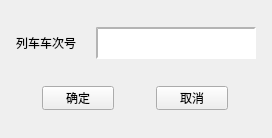
<?xml version="1.0" encoding="UTF-8"?>
<ui version="4.0">
 <class>SearchTrainNoWidget</class>
 <widget class="QWidget" name="SearchTrainNoWidget">
  <property name="geometry">
   <rect>
    <x>0</x>
    <y>0</y>
    <width>264</width>
    <height>138</height>
   </rect>
  </property>
  <property name="windowTitle">
   <string>车次查询</string>
  </property>
  <property name="styleSheet">
   <string notr="true">QLineEdit{
	background-color: rgb(255, 255, 255);
	padding-left: 8px;
	border-top:2px inset rgb(180, 180, 180);
	border-left:2px inset rgb(180, 180, 180);
	border-bottom:2px inset rgb(240, 240, 240);
	border-right:2px inset rgb(240, 240, 240);
}</string>
  </property>
  <layout class="QVBoxLayout" name="verticalLayout">
   <property name="spacing">
    <number>16</number>
   </property>
   <property name="leftMargin">
    <number>16</number>
   </property>
   <property name="topMargin">
    <number>16</number>
   </property>
   <property name="rightMargin">
    <number>16</number>
   </property>
   <property name="bottomMargin">
    <number>16</number>
   </property>
   <item>
    <layout class="QHBoxLayout" name="horizontalLayout">
     <item>
      <widget class="QLabel" name="label">
       <property name="minimumSize">
        <size>
         <width>64</width>
         <height>32</height>
        </size>
       </property>
       <property name="maximumSize">
        <size>
         <width>64</width>
         <height>32</height>
        </size>
       </property>
       <property name="text">
        <string>列车车次号</string>
       </property>
      </widget>
     </item>
     <item>
      <widget class="QLineEdit" name="lineEdit">
       <property name="minimumSize">
        <size>
         <width>160</width>
         <height>32</height>
        </size>
       </property>
       <property name="maximumSize">
        <size>
         <width>160</width>
         <height>32</height>
        </size>
       </property>
      </widget>
     </item>
    </layout>
   </item>
   <item>
    <layout class="QHBoxLayout" name="horizontalLayout_2">
     <item>
      <widget class="QPushButton" name="pushButton_2">
       <property name="minimumSize">
        <size>
         <width>72</width>
         <height>24</height>
        </size>
       </property>
       <property name="maximumSize">
        <size>
         <width>72</width>
         <height>24</height>
        </size>
       </property>
       <property name="text">
        <string>确定</string>
       </property>
      </widget>
     </item>
     <item>
      <widget class="QPushButton" name="pushButton_3">
       <property name="minimumSize">
        <size>
         <width>72</width>
         <height>24</height>
        </size>
       </property>
       <property name="maximumSize">
        <size>
         <width>72</width>
         <height>24</height>
        </size>
       </property>
       <property name="text">
        <string>取消</string>
       </property>
      </widget>
     </item>
    </layout>
   </item>
  </layout>
 </widget>
 <resources/>
 <connections/>
</ui>
